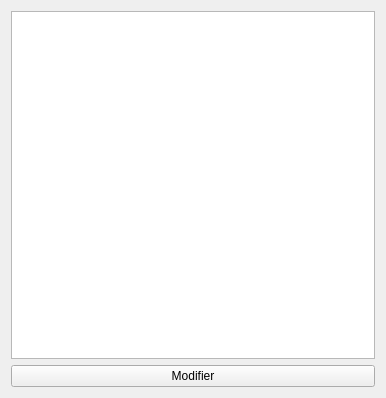
<?xml version="1.0" encoding="UTF-8"?>
<ui version="4.0">
 <class>Form</class>
 <widget class="QWidget" name="Form">
  <property name="geometry">
   <rect>
    <x>0</x>
    <y>0</y>
    <width>386</width>
    <height>398</height>
   </rect>
  </property>
  <property name="windowTitle">
   <string>Form</string>
  </property>
  <layout class="QVBoxLayout" name="verticalLayout">
   <item>
    <widget class="QListWidget" name="matchsList">
     <property name="font">
      <font>
       <pointsize>20</pointsize>
       <weight>75</weight>
       <bold>true</bold>
      </font>
     </property>
    </widget>
   </item>
   <item>
    <layout class="QHBoxLayout" name="horizontalLayout">
     <item>
      <widget class="QPushButton" name="edit">
       <property name="text">
        <string>Modifier</string>
       </property>
      </widget>
     </item>
    </layout>
   </item>
  </layout>
 </widget>
 <resources/>
 <connections/>
</ui>
